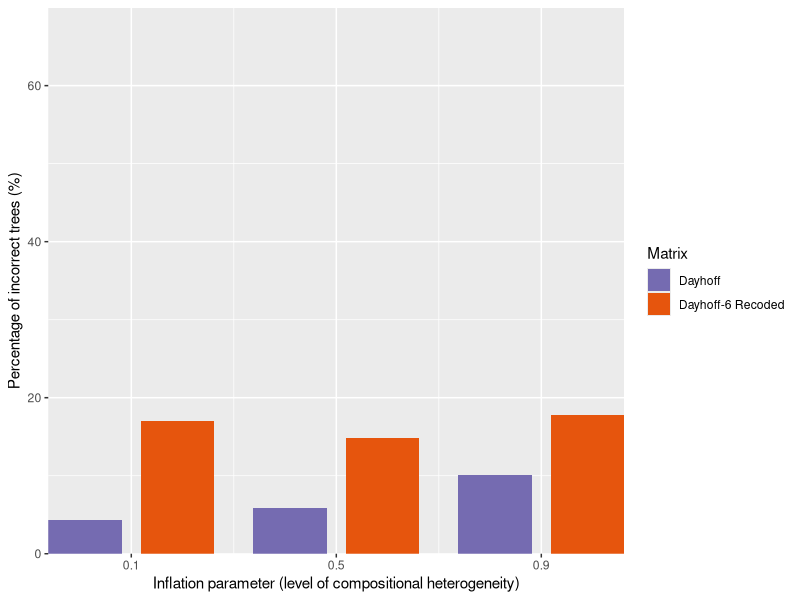

This chart was generated by the following R code:
data <- read.csv('comp_het_chang_proportion.csv')
data$proportion <- data$proportion*100
names(data)[3]<-"percent"
library(ggplot2)
b <- ggplot(data, aes(x=inflation.parameter, y=percent)) + geom_bar(aes(fill=type), stat = "identity", position=position_dodge2(preserve = c("total"), padding = 0.2)) 
b + scale_x_continuous(name="Inflation parameter (level of compositional heterogeneity)", breaks =c(0.1, 0.5, 0.9), label=c("0.1","0.5","0.9"), expand = c(0, 0)) + scale_y_continuous(name="Percentage of incorrect trees (%)", expand = c(0, 0), limits=c(0,70)) + labs(fill="Matrix") + scale_fill_manual(values=c("#756bb1","#e6550d"))
